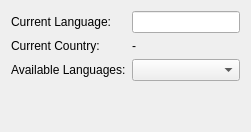
     <widget class="QWidget" name="generaltab">
      <attribute name="title">
       <string>General</string>
      </attribute>
      <layout class="QGridLayout" name="gridLayout_2">
       <item row="0" column="0">
        <widget class="QLabel" name="label">
         <property name="sizePolicy">
          <sizepolicy hsizetype="Minimum" vsizetype="Fixed">
           <horstretch>0</horstretch>
           <verstretch>0</verstretch>
          </sizepolicy>
         </property>
         <property name="text">
          <string>Current Language:</string>
         </property>
        </widget>
       </item>
       <item row="2" column="0">
        <widget class="QLabel" name="label_16">
         <property name="sizePolicy">
          <sizepolicy hsizetype="Minimum" vsizetype="Fixed">
           <horstretch>0</horstretch>
           <verstretch>0</verstretch>
          </sizepolicy>
         </property>
         <property name="text">
          <string>Current Country:</string>
         </property>
        </widget>
       </item>
       <item row="4" column="0">
        <widget class="QLabel" name="label_2">
         <property name="sizePolicy">
          <sizepolicy hsizetype="Minimum" vsizetype="Fixed">
           <horstretch>0</horstretch>
           <verstretch>0</verstretch>
          </sizepolicy>
         </property>
         <property name="text">
          <string>Available Languages:</string>
         </property>
        </widget>
       </item>
       <item row="4" column="2">
        <widget class="QComboBox" name="languagesComboBox">
         <property name="sizePolicy">
          <sizepolicy hsizetype="MinimumExpanding" vsizetype="Fixed">
           <horstretch>0</horstretch>
           <verstretch>0</verstretch>
          </sizepolicy>
         </property>
        </widget>
       </item>
       <item row="2" column="2">
        <widget class="QLabel" name="countryCodeLabel">
         <property name="sizePolicy">
          <sizepolicy hsizetype="MinimumExpanding" vsizetype="Fixed">
           <horstretch>0</horstretch>
           <verstretch>0</verstretch>
          </sizepolicy>
         </property>
         <property name="text">
          <string>-</string>
         </property>
        </widget>
       </item>
       <item row="0" column="2">
        <widget class="QLineEdit" name="curLanguageLineEdit">
         <property name="sizePolicy">
          <sizepolicy hsizetype="MinimumExpanding" vsizetype="Fixed">
           <horstretch>0</horstretch>
           <verstretch>0</verstretch>
          </sizepolicy>
         </property>
         <property name="mouseTracking">
          <bool>false</bool>
         </property>
         <property name="focusPolicy">
          <enum>Qt::NoFocus</enum>
         </property>
         <property name="acceptDrops">
          <bool>false</bool>
         </property>
        </widget>
       </item>
       <item row="5" column="0">
        <spacer name="verticalSpacer_2">
         <property name="orientation">
          <enum>Qt::Vertical</enum>
         </property>
         <property name="sizeHint" stdset="0">
          <size>
           <width>20</width>
           <height>40</height>
          </size>
         </property>
        </spacer>
       </item>
      </layout>
     </widget>
